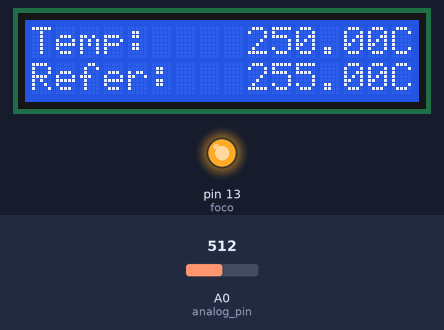
This sketch was run on a simulated Arduino Uno, built with avr-gcc and run on an emulated ATmega328P. Parts: 16×2 character LCD, output pins drawn as LEDs (lit = HIGH). The test bench sets the inputs (shaded band); at power-on: A0 (analog_pin) = 512.

Above: at 1.2 s.
1.3 s: A0 (analog_pin) set to 531
At 2.5 s:
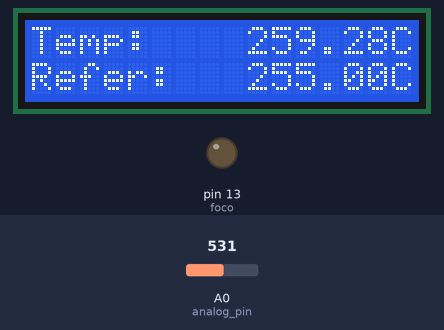
3.5 s: A0 (analog_pin) set to 511
At 5.2 s:
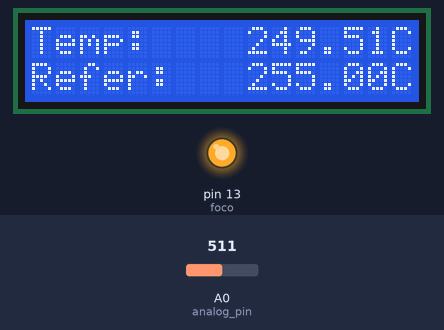
5.5 s: A0 (analog_pin) set to 306
At 7.2 s:
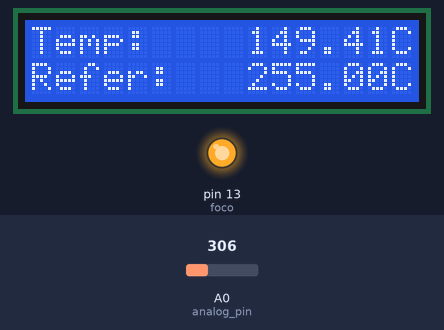
Timing chart, 0 to 8.7 s (numbered marks = the images above; inputs shaded):
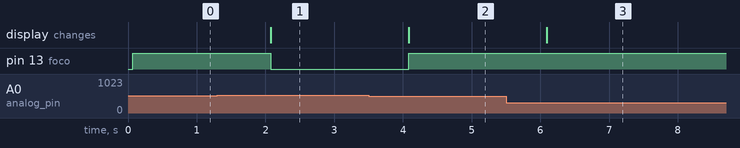

The sketch:

on-off.ino
```cpp
#include <LiquidCrystal.h>
#include <Keypad.h>
#include <EEPROM.h>

LiquidCrystal lcd(12, 11, 10, 9, 8, 7);
const byte Filas = 4;
const byte Cols = 4;
int analog_pin = 0;
float temperatura;
int foco = 13;

byte Pins_Filas[] = {4, 3, 2, A5};
byte Pins_Cols[] = { A4, A3, A2, A1};
char Teclas [ Filas ][ Cols ] =
{
  {'1','2','3','A'},
  {'4','5','6','B'},
  {'7','8','9','C'},
  {'.','0','#','D'}
};

Keypad Teclado1 = Keypad(makeKeymap(Teclas), Pins_Filas, Pins_Cols, Filas, Cols);

void setup(){
  pinMode(foco, OUTPUT);
  lcd.begin(16,2);
  lcd.print("Temp:          C");
  lcd.setCursor(0,1);
  lcd.print("Refer:         C");
}

void loop(){
  char pulsacion = Teclado1.getKey() ;
  if (pulsacion != NO_KEY){
		if(pulsacion == 'B'){
			lcd.setCursor(8,1);
			lcd.print("     ");
		}

	}
	float referencia= EEPROM.read(1);


  temperatura = analogRead(analog_pin);
  temperatura = 5.0*temperatura*100.0/1024.0;
  lcd.setCursor(9,0);
  lcd.print(temperatura);
  lcd.setCursor(9,1);
  lcd.print(referencia);

  if(temperatura<=referencia){
    digitalWrite(foco, HIGH);
  }else{
    digitalWrite(foco, LOW);
  }
  delay(1000);
}
```

Measured:
- the behaviour switches between 522 and 523 on A0 (analog_pin) (found by bisection; images 0 and 1)
- after the input at 1.3 s, pin 13 (foco): HIGH → LOW after 0.78 s; the display: changes after 0.78 s (image 1)
- after the input at 3.5 s, pin 13 (foco): LOW → HIGH after 0.58 s; the display: changes after 0.58 s (image 2)
- after the input at 5.5 s, the display: changes after 0.59 s (image 3)
